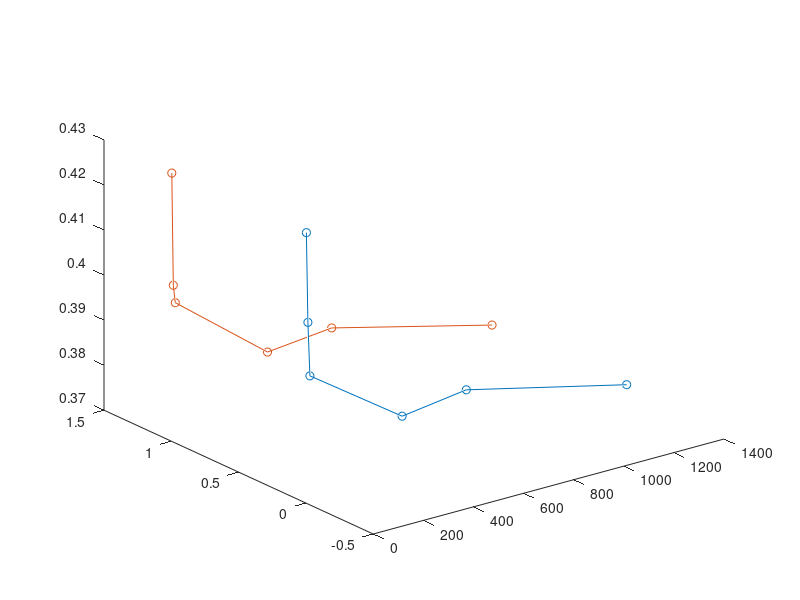

The MATLAB source for this figure: (Note: this script raises an error after producing the figure.)
% %%number of features: 1280, 640, 384, 16, 8, 2
% EERs = [0.377, 0.3855, 0.3835, 0.398, 0.41, 0.43;                   %% without rounding
%     0.3765, 0.3855, 0.384, 0.4005, 0.4045, 0.4295];                       %% with rounding
% env = ["without rounding", "with rounding"];
% features = [1280, 640, 384, 16, 8, 2];
% 
% plot3(EERs, env, features);

% %%number of features: 1280, 640, 384, 16, 8, 2
EERs = [0.377, 0.3855, 0.3835, 0.398, 0.41, 0.43];                       %% without rounding
% env = ["without rounding","without rounding", "without rounding", "without rounding", "without rounding", "without rounding"];
env = [0,0,0,0,0,0];
features = [1280, 640, 384, 16, 8, 2];

EERs2 = [ 0.3765, 0.3855, 0.384, 0.4005, 0.4045, 0.4295];                       %% without rounding
% env = ["without rounding","without rounding", "without rounding", "without rounding", "without rounding", "without rounding"];
env2 = [1,1,1,1,1,1];
features2 = [1280, 640, 384, 16, 8, 2];

grid on
% 
% pts = [EERs; features];
% 
% plot3(pts(:,1), pts(:,2), pts(:,3));

plot3(features, env, EERs, '-o');
hold on
plot3(features2, env2, EERs2, '-o');
ylim([-0.5 1.5])
ax = gca;
ax.ZGrid = 'on';
ax.XGrid = 'on';
ax.YGrid = 'on';
set(gca,'yticklabel',[])
set(gca,'FontSize', 24)
set(findall(gca, 'Type', 'Line'),'LineWidth',3);
% plot3(temp1, temp2, temp3, '-o');

legend('Using doubles','Using integers');

% plot3([0.36, 0.24], [0.45,0.235], [0.31,0.12], '-o');
xlabel('features');
% ylabel('env');
zlabel('EER');


% %%number of features: 1280, 640, 384, 16, 8, 2
% EERs = [0.377, 0.3855, 0.3835, 0.398, 0.41, 0.43;                   %% without rounding
%     0.3765, 0.3855, 0.384, 0.4005, 0.4045, 0.4295];                       %% with rounding
% env = ["without rounding", "with rounding"];
% features = [1280, 640, 384, 16, 8, 2];
% 
% plot3(EERs, env, features);

% % %%number of features: 1280, 640, 384, 16, 8, 2
% EERs = [0.377, 0.3855, 0.3835, 0.398, 0.41, 0.43];                       %% without rounding
% env = ["without rounding","without rounding", "without rounding", "without rounding", "without rounding", "without rounding"];
% % env = [0,0,0,0,0,0];
% features = [1280, 640, 384, 16, 8, 2];
% 
% % EERs2 = [ 0.3765, 0.3855, 0.384, 0.4005, 0.4045, 0.4295];                       %% without rounding
% % % env = ["without rounding","without rounding", "without rounding", "without rounding", "without rounding", "without rounding"];
% % env2 = [1,1,1,1,1,1];
% % features2 = [1280, 640, 384, 16, 8, 2];
% 
% grid on
% % 
% % pts = [EERs; features];
% % 
% % plot3(pts(:,1), pts(:,2), pts(:,3));
% 
% plot(features, EERs, '-o');
% % set(gca,'yticklabel',env.')
% hold on
% plot(features2, EERs2, '-o')
% % plot3(features2, env2, EERs2, '-o');
% ax = gca;
% ax.ZGrid = 'on';
% ax.XGrid = 'on';
% ax.YGrid = 'on';
% % plot3(temp1, temp2, temp3, '-o');
% 
% % plot3([0.36, 0.24], [0.45,0.235], [0.31,0.12], '-o');
% xlabel('features');
% ylabel('env');
% zlabel('EER');